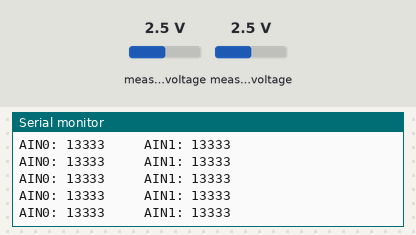
A sketch run on a simulated ESP32. Parts: the last lines printed to the serial monitor. The inputs (shaded band) are chosen by the test bench; at power-on: measured voltage 2.5 V.

Above: at 1.2 s.
1.3 s: measured voltage (sensor 200) set to 0.1 V
At 1.53 s:
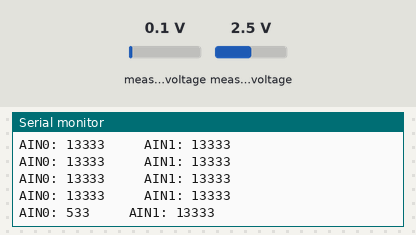
2.8 s: measured voltage (sensor 201) set to 0.1 V
At 2.82 s:
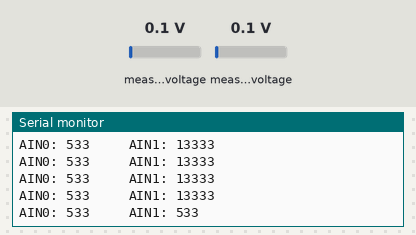
4.3 s: measured voltage (sensor 200) set to 1.2 V
At 4.33 s:
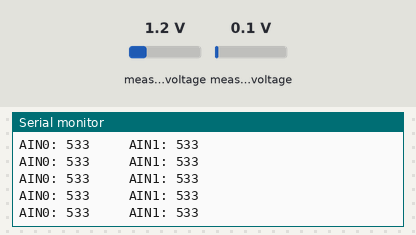
5.8 s: measured voltage (sensor 201) set to 1.2 V
At 5.85 s:
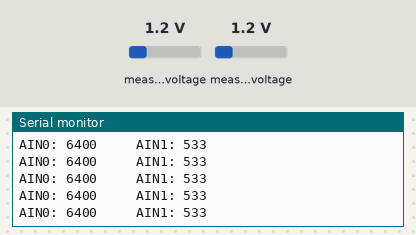
Timing chart, 0 to 8.3 s (numbered marks = the images above; inputs shaded):
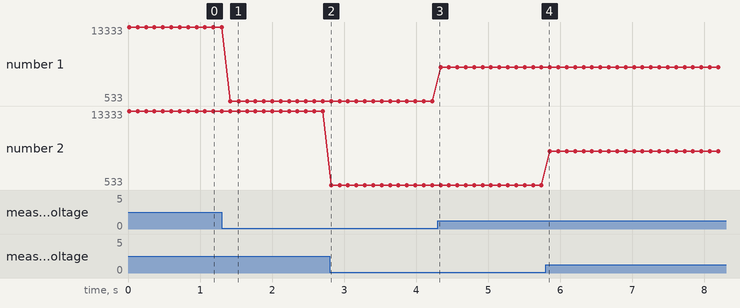

The sketch:

esp32_adc.ino
```cpp
#include <Wire.h>
#include <Adafruit_ADS1015.h>

Adafruit_ADS1115 ads(0x48);
float Intensity = 0.0;

void setup(void) {
Serial.begin(115200);
ads.begin();
}

void loop(void){
int16_t adc0, adc1, adc2, adc3;

adc0 = ads.readADC_SingleEnded(0);
adc1 = ads.readADC_SingleEnded(1);

Serial.print("AIN0: ");
Serial.print(adc0);
Serial.print("     AIN1: ");
Serial.print(adc1);
Serial.println("");

delay(100);
}
```

Measured:
- after the input at 1.3 s, the serial monitor: prints a new line after 0.12 s (image 1)
- after the input at 2.8 s, the serial monitor: prints a new line at once (image 2)
- plotted number 1: 13333 → 533 after the input at 1.3 s, 533 → 6400 after the input at 4.3 s
